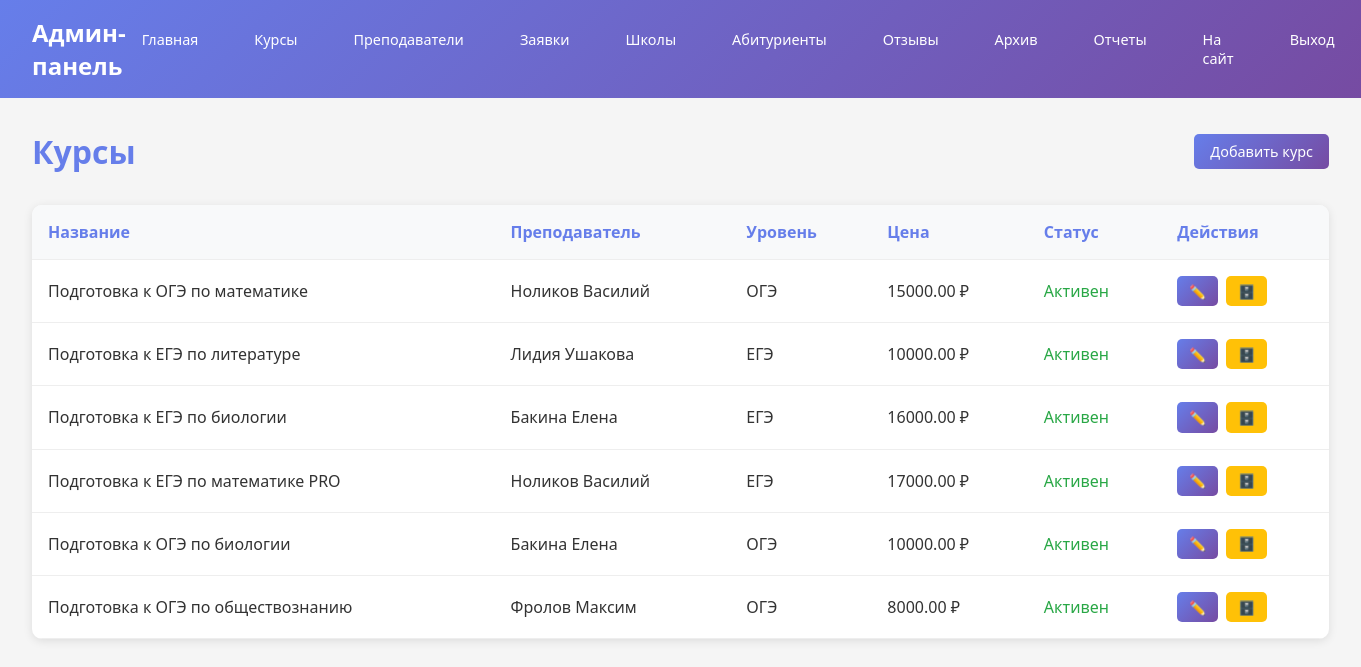
Screenshot of /admin-panel/courses/ (signed in) with the database file from the repository.
### main/models.py (models this page shows, shortened)
class Course(models.Model):
    course_id = models.AutoField(primary_key=True)
    name = models.CharField(max_length=255)
    description = models.TextField()
    teacher = models.ForeignKey(Teacher, on_delete=models.CASCADE, db_column='teacher_id')
    level = models.CharField(max_length=50)
    price = models.DecimalField(
        max_digits=10,
        decimal_places=2,
        validators=[MinValueValidator(0.01)]
    )
    start_date = models.DateField()
    end_date = models.DateField()
    raspisanie = models.CharField(max_length=255, blank=True, null=True)
    is_activ = models.BooleanField(default=True)
    max_students = models.PositiveIntegerField(
        default=15,
        help_text='Максимальное количество студентов на курсе'
    )
    photo_url = models.CharField(max_length=500, blank=True, null=True)
    photo = models.ImageField(
        upload_to='courses/photos/',
        blank=True,
        null=True,
        help_text='Фотография курса (необязательно)'
    )
    class Meta:
        db_table = 'courses'

class Teacher(models.Model):
    teacher_id = models.AutoField(primary_key=True)
    user = models.ForeignKey(Users, on_delete=models.CASCADE, db_column='user_id')
    first_name = models.CharField(
        max_length=100,
        validators=[
            RegexValidator(
                regex=r'^[а-яА-Яa-zA-Z]{2,50}$',
                message='Имя должно содержать от 2 до 50 букв'
            )
        ]
    )
    last_name = models.CharField(
        max_length=100,
        validators=[
            RegexValidator(
                regex=r'^[а-яА-Яa-zA-Z]{2,50}$',
                message='Фамилия должна содержать от 2 до 50 букв'
            )
        ]
    )
    description = models.TextField(blank=True, null=True)
    email = models.EmailField(
        max_length=255,
        validators=[EmailValidator(message='Введите корректный email адрес')]
    )
    photo_url = models.CharField(max_length=500, blank=True, null=True)
    photo = models.ImageField(
        upload_to='teachers/photos/',
        blank=True,
        null=True,
        help_text='Фотография преподавателя (необязательно)'
    )
    is_activ = models.BooleanField(default=True)
    class Meta:
        db_table = 'teachers'

### main/views.py (the view)
# urls.py: path('admin-panel/courses/', views.admin_courses, name='admin_courses'),
@staff_member_required
def admin_courses(request):
    courses = Course.objects.select_related('teacher').filter(is_activ=True).all()
    return render(request, 'admin/courses.html', {'courses': courses})

### main/templates/admin/courses.html (shortened to what this page needs)
{% extends 'admin/base_admin.html' %}
{% block content %}
<div style="display: flex; justify-content: space-between; align-items: center; margin-bottom: 2rem;">
    <h1 style="color: #667eea;">Курсы</h1>
    <a href="{% url 'admin_add_course' %}" class="btn">Добавить курс</a>
</div>
{% if courses %}
<table>
    <thead>
        <tr>
            <th>Название</th>
            <th>Преподаватель</th>
            <th>Уровень</th>
            <th>Цена</th>
            <th>Статус</th>
            <th>Действия</th>
        </tr>
    </thead>
    <tbody>
        {% for course in courses %}
        <tr>
            <td>{{ course.name }}</td>
            <td>{{ course.teacher.last_name }} {{ course.teacher.first_name }}</td>
            <td>{{ course.level }}</td>
            <td>{{ course.price }} ₽</td>
            <td>
            {% if course.is_activ %}
                <span style="color: #28a745;">Активен</span>
            {% else %}
                <span style="color: #dc3545;">Архивирован</span>
            {% endif %}
        </td>
        <td>
            <div style="display: flex; gap: 0.5rem;">
                <a href="{% url 'admin_edit_course' course.course_id %}"
                   class="btn btn-small">✏️</a>
                <a href="{% url 'admin_toggle_course_archive' course.course_id %}"
                   class="btn btn-small"
                   style="background: {% if course.is_activ %}#ffc107{% else %}#28a745{% endif %};">
                    {% if course.is_activ %}🗄️{% else %}♻️{% endif %}
                </a>
            </div>
        </td>
        </tr>
        {% endfor %}
    </tbody>
</table>
{% else %}
<div style="background: white; border-radius: 10px; padding: 3rem; text-align: center; box-shadow: 0 2px 10px rgba(0,0,0,0.1);">
    <p style="color: #999; font-size: 1.1rem;">Курсов пока нет</p>
    <a href="{% url 'admin_add_course' %}" class="btn" style="margin-top: 1rem;">Добавить курс</a>
</div>
{% endif %}
{% endblock %}

### main/templates/admin/base_admin.html (style rules this page uses)
* { margin: 0; padding: 0; box-sizing: border-box; }
body { font-family: 'Segoe UI', Tahoma, Geneva, Verdana, sans-serif; background-color: #f5f5f5; color: #333; }
.btn { display: inline-block; padding: 0.5rem 1rem; background: linear-gradient(135deg, #667eea 0%, #764ba2 100%); color: white; text-decoration: none; border-radius: 5px; border: none; cursor: pointer; font-size: 0.9rem; }
.btn-small { padding: 0.35rem 0.75rem; font-size: 0.85rem; }
table { width: 100%; background: white; border-radius: 10px; overflow: hidden; box-shadow: 0 2px 10px rgba(0,0,0,0.1); border-collapse: collapse; }
th, td { padding: 1rem; text-align: left; border-bottom: 1px solid #eee; }
th { background: #f8f9fa; font-weight: 600; color: #667eea; }

### rows the page displays
Course: name "Подготовка к ОГЭ по математике", teacher.last_name "Ноликов", teacher.first_name "Василий", level "ОГЭ", price "15000.00", is_activ "Активен"
Course: name "Подготовка к ЕГЭ по литературе", teacher.last_name "Лидия", teacher.first_name "Ушакова", level "ЕГЭ", price "10000.00", is_activ "Активен"
Course: name "Подготовка к ЕГЭ по биологии", teacher.last_name "Бакина", teacher.first_name "Елена", level "ЕГЭ", price "16000.00", is_activ "Активен"
Course: name "Подготовка к ЕГЭ по математике PRO", teacher.last_name "Ноликов", teacher.first_name "Василий", level "ЕГЭ", price "17000.00", is_activ "Активен"
Course: name "Подготовка к ОГЭ по биологии", teacher.last_name "Бакина", teacher.first_name "Елена", level "ОГЭ", price "10000.00", is_activ "Активен"
Course: name "Подготовка к ОГЭ по обществознанию", teacher.last_name "Фролов", teacher.first_name "Максим", level "ОГЭ", price "8000.00", is_activ "Активен"
